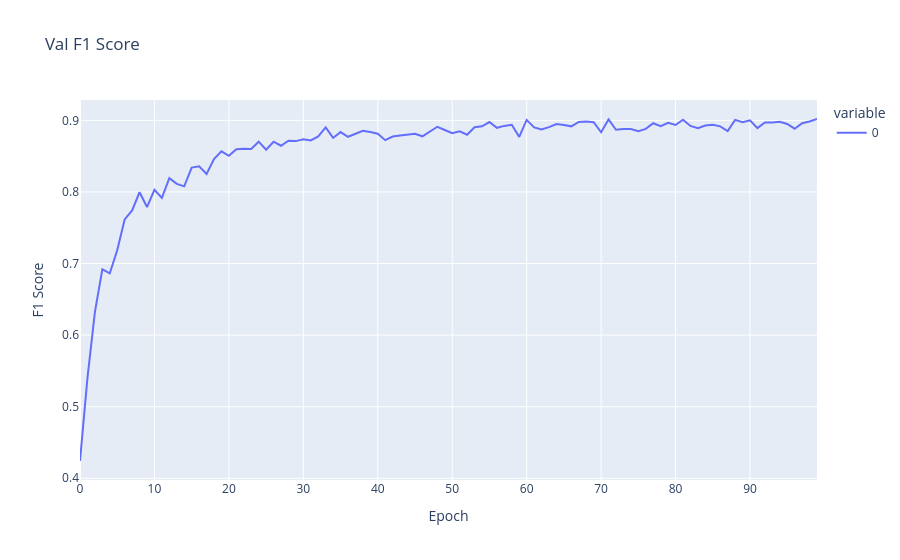

Here is the notebook cell this chart was saved with:
### Code cell
px.line(history["val_f1"], title="Val F1 Score", labels={"index": "Epoch", "value": "F1 Score"})

### Figure 1 — Plotly figure (JSON) as saved in the notebook; plotly's stock layout.template omitted (floating-point values rounded to 4 significant figures)
{"data": [{"hovertemplate": "variable=0<br>Epoch=%{x}<br>F1 Score=%{y}<extra></extra>", "legendgroup": "0", "line": {"color": "#636efa", "dash": "solid"}, "marker": {"symbol": "circle"}, "mode": "lines", "name": "0", "orientation": "v", "showlegend": true, "type": "scatter", "x": [0, 1, 2, 3, 4, 5, 6, 7, 8, 9, 10, 11, 12, 13, 14, 15, 16, 17, 18, 19, 20, 21, 22, 23, 24, 25, 26, 27, 28, 29, 30, 31, 32, 33, 34, 35, 36, 37, 38, 39, 40, 41, 42, 43, 44, 45, 46, 47, 48, 49, 50, 51, 52, 53, 54, 55, 56, 57, 58, 59, 60, 61, 62, 63, 64, 65, 66, 67, 68, 69, 70, 71, 72, 73, 74, 75, 76, 77, 78, 79, 80, 81, 82, 83, 84, 85, 86, 87, 88, 89, 90, 91, 92, 93, 94, 95, 96, 97, 98, 99], "xaxis": "x", "y": [0.4241, 0.54, 0.6322, 0.692, 0.6863, 0.7185, 0.7615, 0.7742, 0.7996, 0.7789, 0.803, 0.7918, 0.8192, 0.8113, 0.8078, 0.834, 0.8358, 0.825, 0.8459, 0.8568, 0.8505, 0.8597, 0.8603, 0.86, 0.8702, 0.859, 0.8702, 0.8646, 0.8715, 0.871, 0.8736, 0.872, 0.8777, 0.8901, 0.8755, 0.8836, 0.8771, 0.8815, 0.8854, 0.8838, 0.8814, 0.8723, 0.8775, 0.8789, 0.8806, 0.8813, 0.8778, 0.8845, 0.8911, 0.8865, 0.8821, 0.8847, 0.8799, 0.8903, 0.8918, 0.8977, 0.8896, 0.8923, 0.8938, 0.8769, 0.9007, 0.8902, 0.8873, 0.8905, 0.8948, 0.8936, 0.8917, 0.8978, 0.8986, 0.8974, 0.8834, 0.9013, 0.8868, 0.888, 0.8879, 0.8848, 0.8881, 0.896, 0.892, 0.8966, 0.8935, 0.901, 0.8922, 0.889, 0.8929, 0.8938, 0.8917, 0.8849, 0.9007, 0.8975, 0.9002, 0.8892, 0.897, 0.8969, 0.898, 0.8949, 0.8884, 0.896, 0.8983, 0.9019], "yaxis": "y"}], "layout": {"legend": {"title": {"text": "variable"}, "tracegroupgap": 0}, "title": {"text": "Val F1 Score"}, "xaxis": {"anchor": "y", "domain": [0, 1], "title": {"text": "Epoch"}}, "yaxis": {"anchor": "x", "domain": [0, 1], "title": {"text": "F1 Score"}}}}
